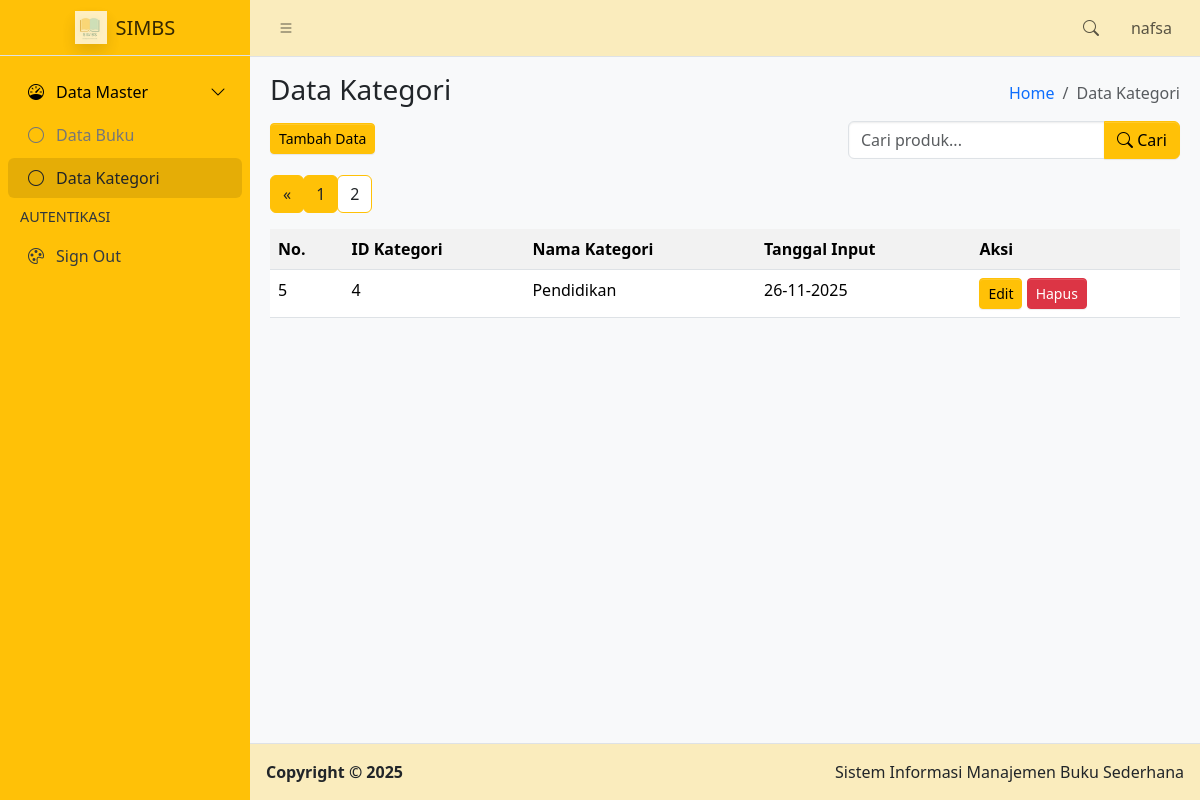
/kategori.php?halaman=2 (signed in), run on the app's committed database.
### tables this page shows
CREATE TABLE `kategori` (
  `id_kategori` int(11) NOT NULL,
  `nama_kategori` varchar(100) NOT NULL,
  `tanggal_input` timestamp NOT NULL DEFAULT current_timestamp() ON UPDATE current_timestamp(),
  `aksi` varchar(50) DEFAULT ''
);

### function.php (called while the page is built, shortened)
<?php
$conn = mysqli_connect("localhost", "root", "", "simbs");
function query($query){
    global $conn;
	$result = mysqli_query($conn, $query);
	$rows = [];
	while( $row = mysqli_fetch_assoc($result) ) {
		$rows[] = $row;
	}
	return $rows;
}
?>

### kategori.php (the view, shortened to what this page needs)
<?php
require("function.php");
$jumlahDataPerHalaman = 4;
$jumlahData = count(query("SELECT * FROM kategori"));
$jumlahHalaman = ceil($jumlahData / $jumlahDataPerHalaman);
$halamanAktif = isset($_GET["halaman"]) ? $_GET["halaman"] : 1;
$awalData = ($halamanAktif - 1) * $jumlahDataPerHalaman;
$kategori = query("
    SELECT * FROM kategori
    ORDER BY tanggal_input DESC
    LIMIT $awalData, $jumlahDataPerHalaman
");
?>
<!doctype html>
<html lang="en">
  <head>
    <link
      rel="stylesheet"
      href="https://cdn.jsdelivr.net/npm/@fontsource/source-sans-3@5.0.12/index.css"
      media="print"
      onload="this.media='all'"
    />
    <link
      rel="stylesheet"
      href="https://cdn.jsdelivr.net/npm/overlayscrollbars@2.11.0/styles/overlayscrollbars.min.css"
    />
    <link
      rel="stylesheet"
      href="https://cdn.jsdelivr.net/npm/bootstrap-icons@1.13.1/font/bootstrap-icons.min.css"
    />
    <link rel="stylesheet" href="dist/css/adminlte.min.css" />
    <link
      rel="stylesheet"
      href="https://cdn.jsdelivr.net/npm/apexcharts@3.37.1/dist/apexcharts.css"
    />
    <link
      rel="stylesheet"
      href="https://cdn.jsdelivr.net/npm/jsvectormap@1.5.3/dist/css/jsvectormap.min.css"
    />
  </head>
  <body class="layout-fixed sidebar-expand-lg bg-body-tertiary">
    <div class="app-wrapper">
      <nav class="app-header navbar navbar-expand bg-warning bg-opacity-25">
        <div class="container-fluid">
          <ul class="navbar-nav">
            <li class="nav-item">
              <a class="nav-link" data-lte-toggle="sidebar" href="#" role="button">
                <i class="bi bi-list"></i>
              </a>
            </li>
          </ul>
          <ul class="navbar-nav ms-auto">
            <li class="nav-item">
              <a class="nav-link" data-widget="navbar-search" href="#" role="button">
                <i class="bi bi-search"></i>
              </a>
            </li>
            <li class="nav-item dropdown user-menu">
              <a href="#" class="nav-link dropdown-toggle" data-bs-toggle="dropdown">
                <span class="d-none d-md-inline">
                        <?= isset($_SESSION['username']) ? $_SESSION['username'] : 'User'; ?>
                    </span>
              </a>
            </li>
          </ul>
        </div>
      </nav>
      <aside class="app-sidebar bg-warning">
        <div class="sidebar-brand">
          <a href="index.php" class="brand-link">
            <img
              src="dist/assets/img/SIMBS.png.jpeg"
              alt="AdminLTE Logo"
              class="brand-image opacity-75 shadow"
            />
            <span class="brand-text fw-light">SIMBS</span>
          </a>
        </div>
        <div class="sidebar-wrapper">
          <nav class="mt-2">
            <ul
              class="nav sidebar-menu flex-column"
              data-lte-toggle="treeview"
              role="navigation"
              aria-label="Main navigation"
              data-accordion="false"
              id="navigation"
            >
              <li class="nav-item menu-open">
                <a href="#" class="nav-link active">
                  <i class="nav-icon bi bi-speedometer"></i>
                  <p>
                    Data Master
                  </p>
                </a>
                <ul class="nav nav-treeview">
                  <li class="nav-item">
                    <a href="index.php" class="nav-link">
                      <i class="nav-icon bi bi-circle"></i>
                      <p>Data Buku</p>
                    </a>
                  </li>
                  <li class="nav-item">
                    <a href="kategori.php" class="nav-link active <?= ($activePage == 'kategori') ? 'active bg-warning text-dark' : '' ?>">
                      <i class="nav-icon bi bi-circle"></i>
                      <p>Data Kategori</p>
                    </a>
                  </li>
                </ul>
              </li>
              <li class="nav-header">AUTENTIKASI</li>
              <li class="nav-item">
                <a href="logout.php" class="nav-link <?= ($activePage == 'kategori') ? 'active bg-warning text-dark' : '' ?>">
                  <i class="nav-icon bi bi-palette"></i>
                  <p>Sign Out</p>
                </a>
              </li>
            </ul>
          </nav>
        </div>
      </aside>
      <main class="app-main">
        <div class="app-content-header">
          <div class="container-fluid">
            <div class="row">
              <div class="col-sm-6">
                <h3 class="mb-3">Data Kategori</h3>
                <a href="tambah_kategori.php">
                  <button class="btn-sm btn btn-warning">Tambah Data</button>
                </a>
              </div>
              <div class="col-sm-6 d-flex flex-column align-items-end">
                <ol class="breadcrumb">
                  <li class="breadcrumb-item"><a href="#">Home</a></li>
                  <li class="breadcrumb-item active" aria-current="page">Data Kategori</li>
                </ol>
                <form class="mt-2" method="POST">
                  <div class="input-group">
                  <input
                    type="text"
                    class="form-control"
                    name="keyword"
                    placeholder="Cari produk..."
                  >
                  <button class="btn btn-warning" type="submit" name="tombol_search">
                    <i class="bi bi-search"></i> Cari
                  </button>
                </div>
                </form>
              </div>
            </div>
          </div>
        </div>
        <div class="app-content">
          <div class="container-fluid">
            <div class="row">
              <div class="col">
                <nav aria-label="Page navigation example">
                    <ul class="pagination pagination-warning">
                        <?php if ($halamanAktif > 1) : ?>
                            <li class="page-item">
                                <a class="page-link bg-warning text-dark border-warning" href="?halaman=<?= $halamanAktif - 1; ?>">&laquo;</a>
                            </li>
                        <?php endif; ?>
                        <?php for ($i = 1; $i <= $jumlahHalaman; $i++) : ?>
                            <?php if ($i == $halamanAktif) : ?>
                                <li class="page-item active">
                                    <a class="page-link bg-white text-dark border-warning" href="?halaman=<?= $i; ?>"><?= $i; ?></a>
                                </li>
                            <?php else : ?>
                                <li class="page-item">
                                    <a class="page-link bg-warning text-dark border-warning" href="?halaman=<?= $i; ?>"><?= $i; ?></a>
                                </li>
                            <?php endif; ?>
                        <?php endfor; ?>
                    </ul>
                </nav>
                <table class="table table-striped table-hover">
                  <tr>
                    <th>No.</th>
                    <th>ID Kategori</th>
                    <th>Nama Kategori</th>
                    <th>Tanggal Input</th>
                    <th>Aksi</th>
                </tr>
                    <?php $no = $awalData + 1; ?>
                    <?php foreach($kategori as $row): ?>
                    <tr>
                        <td><?= $no++; ?></td>
                        <td><?= $row['id_kategori']; ?></td>
                        <td><?= $row['nama_kategori']; ?></td>
                        <td><?= date('d-m-Y', strtotime($row['tanggal_input'])); ?></td>
                        <td>
                            <a href="ubah_kategori.php?id=<?= $row['id_kategori']; ?>" class="btn btn-warning btn-sm">Edit</a>
                            <a href="hapus_kategori.php?id=<?= $row['id_kategori'] ?>" onclick="return confirm('Yakin ingin menghapus data ini?');">
                        <button class="btn btn-danger btn-sm">Hapus</button>
                        </a>
                      </td>
                </tr>
                <?php endforeach; ?>
                </table>
              </div>
            </div>
          </div>
        </div>
      </main>
      <footer class="app-footer bg-warning bg-opacity-25 text-dark">
        <div class="float-end d-none d-sm-inline">Sistem Informasi Manajemen Buku Sederhana</div>
        <strong>
          Copyright &copy; 2025&nbsp;
        </strong>
      </footer>
    </div>
  </body>
</html>

### data on the page
kategori: id_kategori "4", nama_kategori "Pendidikan", tanggal_input "26-11-2025"

### other printed values
$_SESSION['username'] "nafsa"
